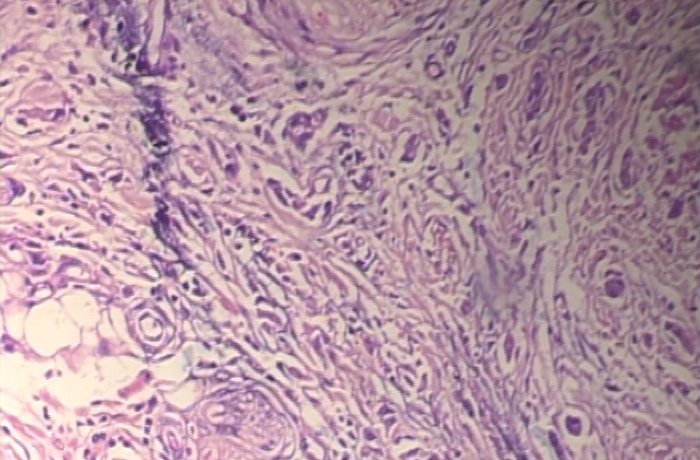
#> input picture source_data/ductal_carcinoma/SOB_M_DC_14-10926/100X/SOB_M_DC-14-10926-100-001.png, 700 x 460 px
$ python -i preprocess.py   (imports and definitions only)
#> lines starting #> are read from the running program, lines starting #| are printed output that depends on the picture
import os
import pandas as pd
from sklearn.preprocessing import  OneHotEncoder
from sklearn.model_selection import train_test_split
from PIL import Image
import random

def augment_images(images_pd):
    augmented_pd = []
    target_pd = images_pd[images_pd['Cancer_Type'] != 'ductal_carcinoma']
    random.seed(2543673)

    for row in target_pd.itertuples():
        path = row.Path
        cancer_type = row.Cancer_Type
        im = Image.open(path)
        file_name = path.split("\\")[-1].replace(".png", "")

        im_flr = im.transpose(Image.Transpose.FLIP_LEFT_RIGHT).resize((224, 224))
        im_ftb = im.transpose(Image.FLIP_TOP_BOTTOM).resize((224, 224))
        im_rotate_90  = im.transpose(Image.Transpose.ROTATE_90).resize((224, 224))
        im_rotate_180  = im.transpose(Image.Transpose.ROTATE_180).resize((224, 224))
        im_rotate_270  = im.transpose(Image.Transpose.ROTATE_270).resize((224, 224))
        im_transpose = im.transpose(Image.Transpose.TRANSPOSE).resize((224, 224))

        aug_imgs = [("flr", im_flr), ("ftb", im_ftb), ("90", im_rotate_90), ("180", im_rotate_180), ("270", im_rotate_270), ("transpose", im_transpose)]

        if cancer_type == "fibroadenoma":
            aug_imgs = random.sample(aug_imgs, 2)
        elif cancer_type == "lobular_carcinoma":
            aug_imgs = random.sample(aug_imgs, 4)
        elif cancer_type == "mucinous_carcinoma":
            aug_imgs = random.sample(aug_imgs, 3)
        elif cancer_type == "papillary_carcinoma" or cancer_type == "tubular_adenoma":
            aug_imgs = random.sample(aug_imgs, 5)

        for  (type, img) in aug_imgs:
            img_path = f"source_data/{cancer_type}/augmentation/{file_name}_{type}.png"
            augmented_pd.append((img_path, cancer_type))
            img.save(img_path, optimize=True)

    augmented_pd = pd.DataFrame(augmented_pd, columns=["Path", "Cancer_Type"])
    images_pd = pd.concat([images_pd, augmented_pd], axis = 0, ignore_index=True)
    return images_pd

images_pd = pd.DataFrame(columns=["Path", "Cancer_Type"])
images_list = []
ohe = OneHotEncoder(sparse_output =False)

# [11 lines not run here, left out]


images_pd = pd.DataFrame(images_list, columns=["Path", "Cancer_Type"])
# [1 line not run here, left out]
images_pd = augment_images(images_pd)
# [1 line not run here, left out]
cancer_type = images_pd[['Cancer_Type']]
# [1 line not run here, left out]
# [1 line that did not run here, left out]
# [1 line that did not run here, left out]

# [1 line that did not run here, left out]
# [1 line that did not run here, left out]

# [1 line that did not run here, left out]
# [1 line that did not run here, left out]
# [1 line that did not run here, left out]


# [3 lines not run here, left out]

>>> import cv2
>>> picture = cv2.imread('source_data/ductal_carcinoma/SOB_M_DC_14-10926/100X/SOB_M_DC-14-10926-100-001.png', cv2.IMREAD_GRAYSCALE)
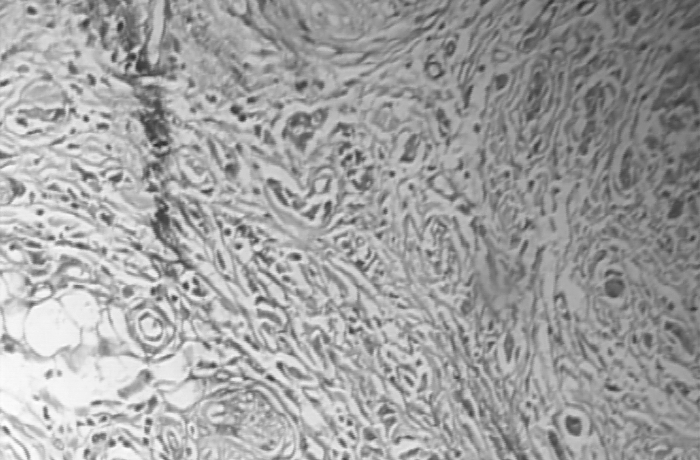
#> picture: shape (460, 700); min 43, max 255, mean 161.3
#> (the run stopped early here; a loop or call above may not have finished)

$ run again, on source_data/ductal_carcinoma/SOB_M_DC_14-10926/200X/SOB_M_DC-14-10926-200-002.png
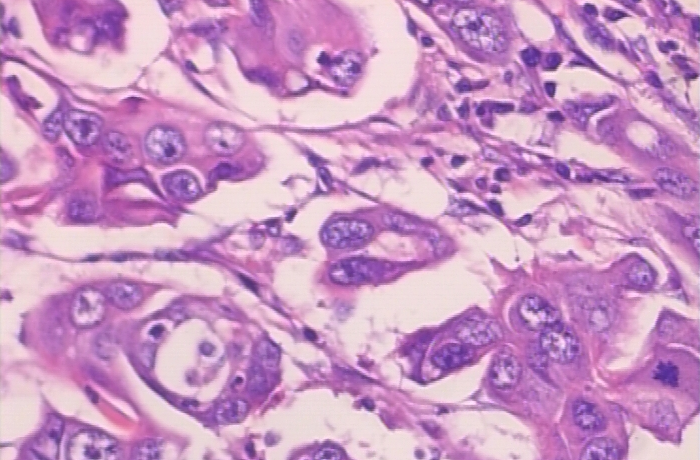
#> input picture source_data/ductal_carcinoma/SOB_M_DC_14-10926/200X/SOB_M_DC-14-10926-200-002.png, 700 x 460 px
#> `picture = cv2.imread('source_data/ductal_carcinoma/SOB_M_DC_14-10926/1..`:
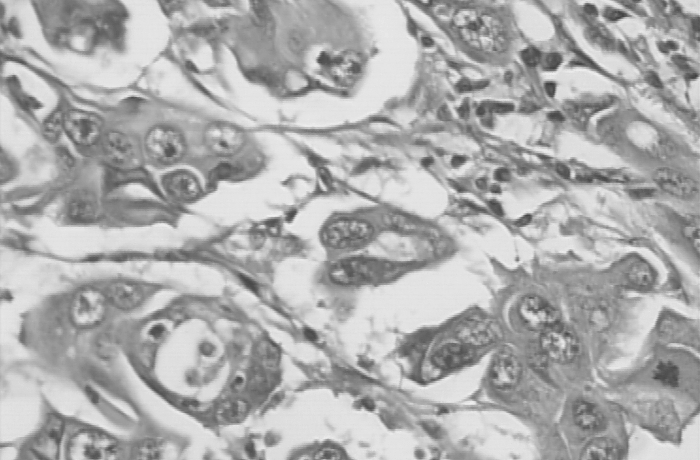
#> picture: shape (460, 700); min 61, max 242, mean 173.7

$ run again, on source_data/ductal_carcinoma/SOB_M_DC_14-10926/200X/SOB_M_DC-14-10926-200-003.png
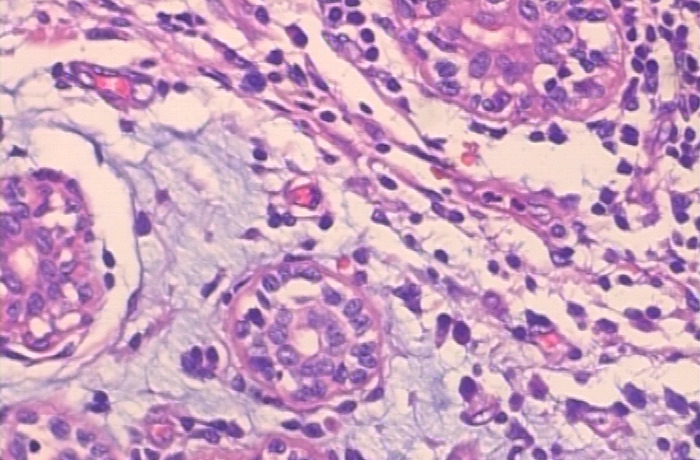
#> input picture source_data/ductal_carcinoma/SOB_M_DC_14-10926/200X/SOB_M_DC-14-10926-200-003.png, 700 x 460 px
#> `picture = cv2.imread('source_data/ductal_carcinoma/SOB_M_DC_14-10926/1..`:
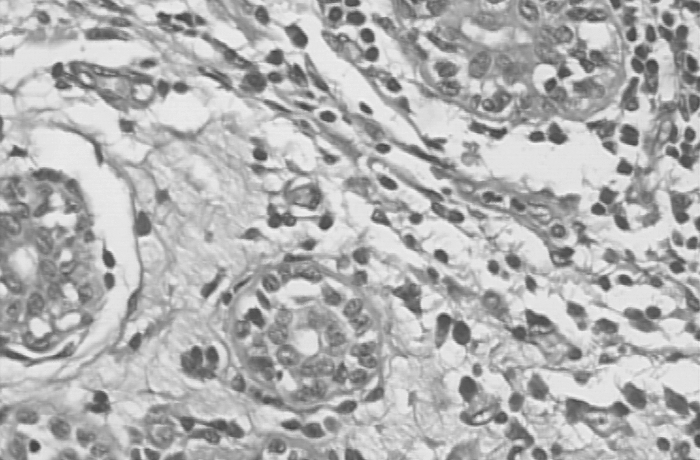
#> picture: shape (460, 700); min 61, max 242, mean 177.8

$ run again, on source_data/ductal_carcinoma/SOB_M_DC_14-10926/40X/SOB_M_DC-14-10926-40-001.png
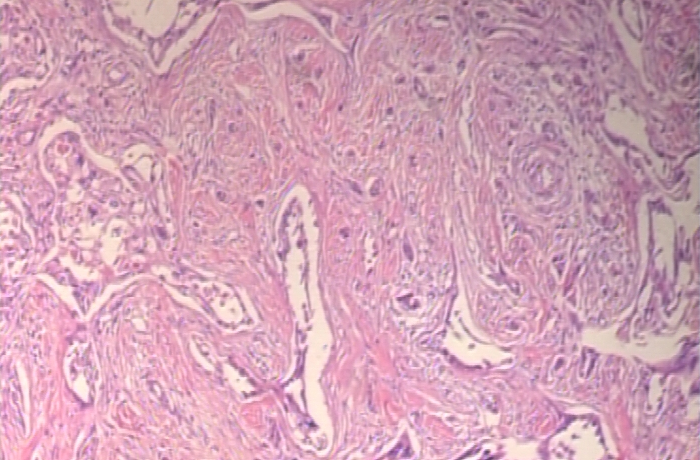
#> input picture source_data/ductal_carcinoma/SOB_M_DC_14-10926/40X/SOB_M_DC-14-10926-40-001.png, 700 x 460 px
#> `picture = cv2.imread('source_data/ductal_carcinoma/SOB_M_DC_14-10926/1..`:
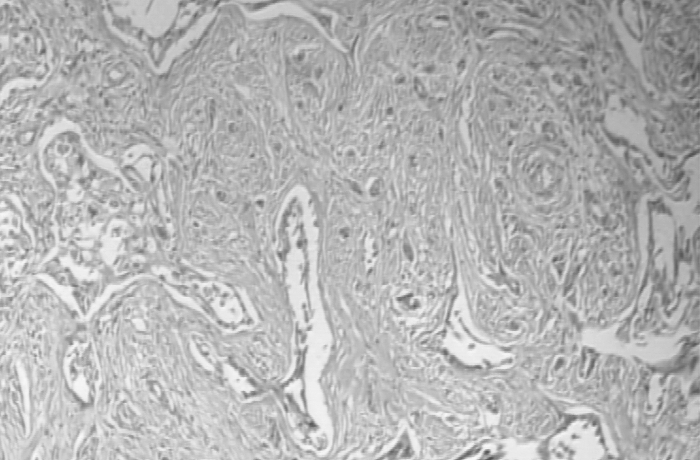
#> picture: shape (460, 700); min 78, max 249, mean 180.5
